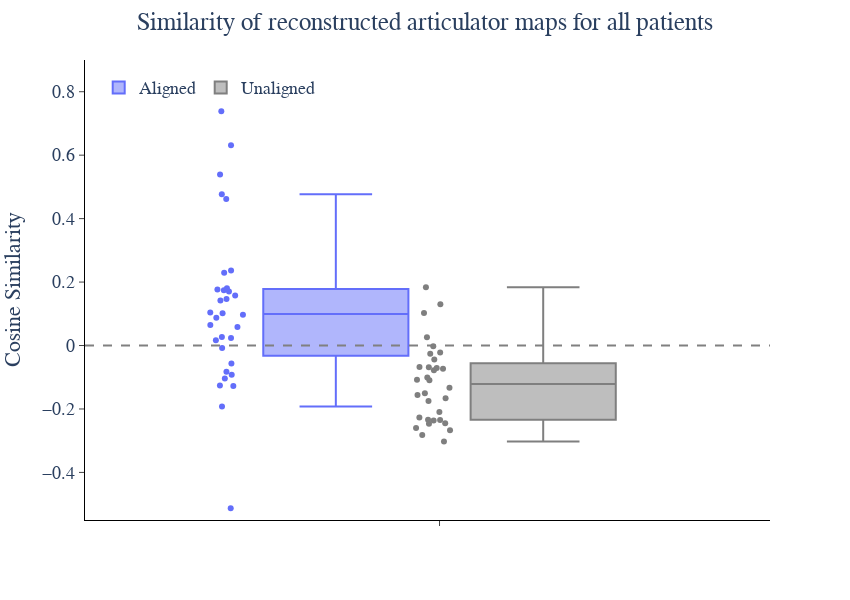

Source (notebook cell):
### Code cell
fig = px.box(artic_sim_full_df, color='Type', y="Cosine Similarity", points='all', width=850, height=600, color_discrete_sequence=[px.colors.qualitative.Plotly[0], '#7F7F7F'])
fig.add_hline(y=0, line_dash='dash', line_color='grey')
fig.update_layout(
    plot_bgcolor='white',
    legend=dict(
        orientation='h',
        yanchor='top',
        y=0.98,
        xanchor='left',
        x=0.02,
        title_text=''
    ),
    title_text='Similarity of reconstructed articulator maps for all patients',
    title_x=0.5,
    font=dict(size=18, family='Arial')
)
fig.update_xaxes(
    # title='',
    mirror=False,
    ticks='outside',
    showline=True,
    linecolor='black',
    showgrid=False,
    # tickvals=[],
    # range=[-0.6, 1.5],
)
fig.update_yaxes(
    title='Cosine Similarity',
    mirror=False,
    ticks='outside',
    showline=True,
    linecolor='black',
    showgrid=False,
    range=[-0.55, 0.9],
)

fig.show()

### Figure 1 — Plotly figure (JSON) as saved in the notebook; plotly's stock layout.template omitted (floating-point values rounded to 4 significant figures)
{"data": [{"alignmentgroup": "True", "boxpoints": "all", "hovertemplate": "Type=Aligned<br>Cosine Similarity=%{y}<extra></extra>", "legendgroup": "Aligned", "marker": {"color": "#636EFA"}, "name": "Aligned", "notched": false, "offsetgroup": "Aligned", "orientation": "v", "showlegend": true, "type": "box", "x0": " ", "xaxis": "x", "y": [0.5392, 0.01695, 0.4771, 0.1464, 0.1739, -0.09221, 0.158, 0.1703, -0.08231, 0.1421, -0.008063, 0.02345, 0.08786, 0.1015, -0.1921, 0.09734, 0.7382, -0.1037, 0.631, 0.2367, -0.1275, -0.05641, 0.05805, 0.1763, 0.4619, 0.1803, -0.513, 0.2292, 0.02675, 0.1041, 0.06462, -0.1262], "y0": " ", "yaxis": "y"}, {"alignmentgroup": "True", "boxpoints": "all", "hovertemplate": "Type=Unaligned<br>Cosine Similarity=%{y}<extra></extra>", "legendgroup": "Unaligned", "marker": {"color": "#7F7F7F"}, "name": "Unaligned", "notched": false, "offsetgroup": "Unaligned", "orientation": "v", "showlegend": true, "type": "box", "x0": " ", "xaxis": "x", "y": [-0.1334, -0.04433, -0.07787, -0.1663, 0.1028, -0.1078, -0.2599, -0.1005, -0.1751, -0.06851, -0.2672, -0.07114, -0.02236, -0.02631, -0.1091, -0.06762, -0.2268, -0.2465, -0.282, -0.00249, 0.1299, 0.1834, -0.1507, -0.2341, -0.2448, -0.1561, -0.2361, -0.2095, 0.02624, -0.07322, -0.2344, -0.3026], "y0": " ", "yaxis": "y"}], "layout": {"boxmode": "group", "font": {"family": "Arial", "size": 18}, "height": 600, "legend": {"orientation": "h", "title": {"text": ""}, "tracegroupgap": 0, "x": 0.02, "xanchor": "left", "y": 0.98, "yanchor": "top"}, "margin": {"t": 60}, "plot_bgcolor": "white", "shapes": [{"line": {"color": "grey", "dash": "dash"}, "type": "line", "x0": 0, "x1": 1, "xref": "x domain", "y0": 0, "y1": 0, "yref": "y"}], "title": {"text": "Similarity of reconstructed articulator maps for all patients", "x": 0.5}, "width": 850, "xaxis": {"anchor": "y", "domain": [0, 1], "linecolor": "black", "mirror": false, "showgrid": false, "showline": true, "ticks": "outside"}, "yaxis": {"anchor": "x", "domain": [0, 1], "linecolor": "black", "mirror": false, "range": [-0.55, 0.9], "showgrid": false, "showline": true, "ticks": "outside", "title": {"text": "Cosine Similarity"}}}}
